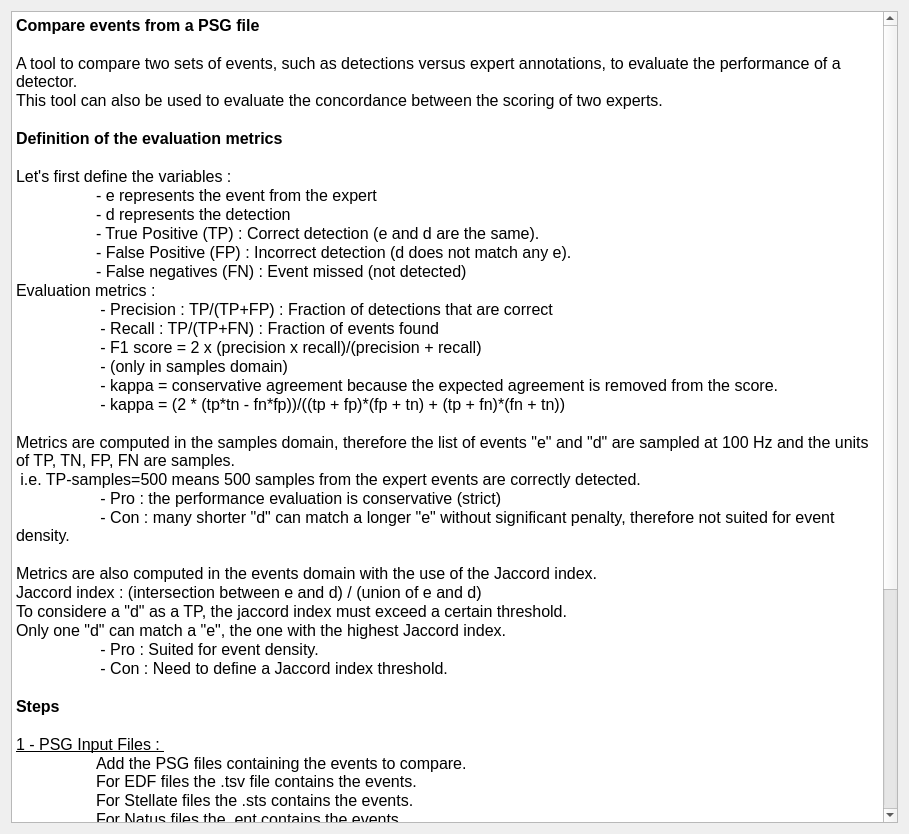
<?xml version="1.0" encoding="UTF-8"?>
<ui version="4.0">
 <class>IntroStep</class>
 <widget class="QWidget" name="IntroStep">
  <property name="geometry">
   <rect>
    <x>0</x>
    <y>0</y>
    <width>909</width>
    <height>834</height>
   </rect>
  </property>
  <property name="windowTitle">
   <string/>
  </property>
  <property name="styleSheet">
   <string>font: 12pt &quot;Roboto&quot;;</string>
  </property>
  <layout class="QVBoxLayout" name="verticalLayout">
   <property name="spacing">
    <number>25</number>
   </property>
   <item>
    <widget class="QTextEdit" name="textEdit">
     <property name="readOnly">
      <bool>true</bool>
     </property>
     <property name="html">
      <string>&lt;!DOCTYPE HTML PUBLIC &quot;-//W3C//DTD HTML 4.0//EN&quot; &quot;http://www.w3.org/TR/REC-html40/strict.dtd&quot;&gt;
&lt;html&gt;&lt;head&gt;&lt;meta name=&quot;qrichtext&quot; content=&quot;1&quot; /&gt;&lt;style type=&quot;text/css&quot;&gt;
p, li { white-space: pre-wrap; }
&lt;/style&gt;&lt;/head&gt;&lt;body style=&quot; font-family:'Roboto'; font-size:12pt; font-weight:400; font-style:normal;&quot;&gt;
&lt;p style=&quot; margin-top:0px; margin-bottom:0px; margin-left:0px; margin-right:0px; -qt-block-indent:0; text-indent:0px;&quot;&gt;&lt;span style=&quot; font-weight:600;&quot;&gt;Compare events from a PSG file&lt;/span&gt;&lt;/p&gt;
&lt;p style=&quot;-qt-paragraph-type:empty; margin-top:0px; margin-bottom:0px; margin-left:0px; margin-right:0px; -qt-block-indent:0; text-indent:0px;&quot;&gt;&lt;br /&gt;&lt;/p&gt;
&lt;p style=&quot; margin-top:0px; margin-bottom:0px; margin-left:0px; margin-right:0px; -qt-block-indent:0; text-indent:0px;&quot;&gt;A tool to compare two sets of events, such as detections versus expert annotations, to evaluate the performance of a detector. &lt;/p&gt;
&lt;p style=&quot; margin-top:0px; margin-bottom:0px; margin-left:0px; margin-right:0px; -qt-block-indent:0; text-indent:0px;&quot;&gt;This tool can also be used to evaluate the concordance between the scoring of two experts.&lt;/p&gt;
&lt;p style=&quot;-qt-paragraph-type:empty; margin-top:0px; margin-bottom:0px; margin-left:0px; margin-right:0px; -qt-block-indent:0; text-indent:0px;&quot;&gt;&lt;br /&gt;&lt;/p&gt;
&lt;p style=&quot; margin-top:0px; margin-bottom:0px; margin-left:0px; margin-right:0px; -qt-block-indent:0; text-indent:0px;&quot;&gt;&lt;span style=&quot; font-weight:600;&quot;&gt;Definition of the evaluation metrics&lt;/span&gt;&lt;/p&gt;
&lt;p style=&quot;-qt-paragraph-type:empty; margin-top:0px; margin-bottom:0px; margin-left:0px; margin-right:0px; -qt-block-indent:0; text-indent:0px; font-weight:600;&quot;&gt;&lt;br /&gt;&lt;/p&gt;
&lt;p style=&quot; margin-top:0px; margin-bottom:0px; margin-left:0px; margin-right:0px; -qt-block-indent:0; text-indent:0px;&quot;&gt;Let's first define the variables :&lt;/p&gt;
&lt;p style=&quot; margin-top:0px; margin-bottom:0px; margin-left:0px; margin-right:0px; -qt-block-indent:0; text-indent:0px;&quot;&gt; 	- e represents the event from the expert&lt;/p&gt;
&lt;p style=&quot; margin-top:0px; margin-bottom:0px; margin-left:0px; margin-right:0px; -qt-block-indent:0; text-indent:0px;&quot;&gt; 	- d represents the detection&lt;/p&gt;
&lt;p style=&quot; margin-top:0px; margin-bottom:0px; margin-left:0px; margin-right:0px; -qt-block-indent:0; text-indent:0px;&quot;&gt;	- True Positive (TP) : Correct detection (e and d are the same).&lt;/p&gt;
&lt;p style=&quot; margin-top:0px; margin-bottom:0px; margin-left:0px; margin-right:0px; -qt-block-indent:0; text-indent:0px;&quot;&gt; 	- False Positive (FP) : Incorrect detection (d does not match any e).&lt;/p&gt;
&lt;p style=&quot; margin-top:0px; margin-bottom:0px; margin-left:0px; margin-right:0px; -qt-block-indent:0; text-indent:0px;&quot;&gt;	- False negatives (FN) : Event missed (not detected)&lt;/p&gt;
&lt;p style=&quot; margin-top:0px; margin-bottom:0px; margin-left:0px; margin-right:0px; -qt-block-indent:0; text-indent:0px;&quot;&gt;Evaluation metrics : &lt;/p&gt;
&lt;p style=&quot; margin-top:0px; margin-bottom:0px; margin-left:0px; margin-right:0px; -qt-block-indent:0; text-indent:0px;&quot;&gt;	 - Precision : TP/(TP+FP) : Fraction of detections that are correct&lt;/p&gt;
&lt;p style=&quot; margin-top:0px; margin-bottom:0px; margin-left:0px; margin-right:0px; -qt-block-indent:0; text-indent:0px;&quot;&gt;	 - Recall : TP/(TP+FN) : Fraction of events found&lt;/p&gt;
&lt;p style=&quot; margin-top:0px; margin-bottom:0px; margin-left:0px; margin-right:0px; -qt-block-indent:0; text-indent:0px;&quot;&gt;	 - F1 score = 2 x (precision x recall)/(precision + recall)&lt;/p&gt;
&lt;p style=&quot; margin-top:0px; margin-bottom:0px; margin-left:0px; margin-right:0px; -qt-block-indent:0; text-indent:0px;&quot;&gt;	 - (only in samples domain) &lt;/p&gt;
&lt;p style=&quot; margin-top:0px; margin-bottom:0px; margin-left:0px; margin-right:0px; -qt-block-indent:0; text-indent:0px;&quot;&gt;	 - kappa = conservative agreement because the expected agreement is removed from the score.&lt;/p&gt;
&lt;p style=&quot; margin-top:0px; margin-bottom:0px; margin-left:0px; margin-right:0px; -qt-block-indent:0; text-indent:0px;&quot;&gt;	 - kappa = (2 * (tp*tn - fn*fp))/((tp + fp)*(fp + tn) + (tp + fn)*(fn + tn))&lt;/p&gt;
&lt;p style=&quot;-qt-paragraph-type:empty; margin-top:0px; margin-bottom:0px; margin-left:0px; margin-right:0px; -qt-block-indent:0; text-indent:0px;&quot;&gt;&lt;br /&gt;&lt;/p&gt;
&lt;p style=&quot; margin-top:0px; margin-bottom:0px; margin-left:0px; margin-right:0px; -qt-block-indent:0; text-indent:0px;&quot;&gt;Metrics are computed in the samples domain, therefore the list of events &amp;quot;e&amp;quot; and &amp;quot;d&amp;quot; are sampled at 100 Hz and the units of TP, TN, FP, FN are samples. &lt;/p&gt;
&lt;p style=&quot; margin-top:0px; margin-bottom:0px; margin-left:0px; margin-right:0px; -qt-block-indent:0; text-indent:0px;&quot;&gt; i.e. TP-samples=500 means 500 samples from the expert events are correctly detected. &lt;/p&gt;
&lt;p style=&quot; margin-top:0px; margin-bottom:0px; margin-left:0px; margin-right:0px; -qt-block-indent:0; text-indent:0px;&quot;&gt;	 - Pro : the performance evaluation is conservative (strict)&lt;/p&gt;
&lt;p style=&quot; margin-top:0px; margin-bottom:0px; margin-left:0px; margin-right:0px; -qt-block-indent:0; text-indent:0px;&quot;&gt;	 - Con : many shorter &amp;quot;d&amp;quot; can match a longer &amp;quot;e&amp;quot; without significant penalty, therefore not suited for event density.&lt;/p&gt;
&lt;p style=&quot;-qt-paragraph-type:empty; margin-top:0px; margin-bottom:0px; margin-left:0px; margin-right:0px; -qt-block-indent:0; text-indent:0px;&quot;&gt;&lt;br /&gt;&lt;/p&gt;
&lt;p style=&quot; margin-top:0px; margin-bottom:0px; margin-left:0px; margin-right:0px; -qt-block-indent:0; text-indent:0px;&quot;&gt;Metrics are also computed in the events domain with the use of the Jaccord index. &lt;/p&gt;
&lt;p style=&quot; margin-top:0px; margin-bottom:0px; margin-left:0px; margin-right:0px; -qt-block-indent:0; text-indent:0px;&quot;&gt;Jaccord index : (intersection between e and d) / (union of e and d)&lt;/p&gt;
&lt;p style=&quot; margin-top:0px; margin-bottom:0px; margin-left:0px; margin-right:0px; -qt-block-indent:0; text-indent:0px;&quot;&gt;To considere a &amp;quot;d&amp;quot; as a TP, the jaccord index must exceed a certain threshold.&lt;/p&gt;
&lt;p style=&quot; margin-top:0px; margin-bottom:0px; margin-left:0px; margin-right:0px; -qt-block-indent:0; text-indent:0px;&quot;&gt;Only one &amp;quot;d&amp;quot; can match a &amp;quot;e&amp;quot;, the one with the highest Jaccord index.&lt;/p&gt;
&lt;p style=&quot; margin-top:0px; margin-bottom:0px; margin-left:0px; margin-right:0px; -qt-block-indent:0; text-indent:0px;&quot;&gt;	 - Pro : Suited for event density.&lt;/p&gt;
&lt;p style=&quot; margin-top:0px; margin-bottom:0px; margin-left:0px; margin-right:0px; -qt-block-indent:0; text-indent:0px;&quot;&gt;	 - Con : Need to define a Jaccord index threshold.&lt;/p&gt;
&lt;p style=&quot;-qt-paragraph-type:empty; margin-top:0px; margin-bottom:0px; margin-left:0px; margin-right:0px; -qt-block-indent:0; text-indent:0px;&quot;&gt;&lt;br /&gt;&lt;/p&gt;
&lt;p style=&quot; margin-top:0px; margin-bottom:0px; margin-left:0px; margin-right:0px; -qt-block-indent:0; text-indent:0px;&quot;&gt;&lt;span style=&quot; font-weight:600;&quot;&gt;Steps&lt;/span&gt;&lt;/p&gt;
&lt;p style=&quot;-qt-paragraph-type:empty; margin-top:0px; margin-bottom:0px; margin-left:0px; margin-right:0px; -qt-block-indent:0; text-indent:0px;&quot;&gt;&lt;br /&gt;&lt;/p&gt;
&lt;p style=&quot; margin-top:0px; margin-bottom:0px; margin-left:0px; margin-right:0px; -qt-block-indent:0; text-indent:0px;&quot;&gt;&lt;span style=&quot; text-decoration: underline;&quot;&gt;1 - PSG Input Files : &lt;/span&gt;&lt;/p&gt;
&lt;p style=&quot; margin-top:0px; margin-bottom:0px; margin-left:0px; margin-right:0px; -qt-block-indent:0; text-indent:0px;&quot;&gt;	Add the PSG files containing the events to compare.&lt;br /&gt;	For EDF files the .tsv file contains the events.&lt;/p&gt;
&lt;p style=&quot; margin-top:0px; margin-bottom:0px; margin-left:0px; margin-right:0px; -qt-block-indent:0; text-indent:0px;&quot;&gt;	For Stellate files the .sts contains the events.&lt;/p&gt;
&lt;p style=&quot; margin-top:0px; margin-bottom:0px; margin-left:0px; margin-right:0px; -qt-block-indent:0; text-indent:0px;&quot;&gt;	For Natus files the .ent contains the events.&lt;/p&gt;
&lt;p style=&quot;-qt-paragraph-type:empty; margin-top:0px; margin-bottom:0px; margin-left:0px; margin-right:0px; -qt-block-indent:0; text-indent:0px;&quot;&gt;&lt;br /&gt;&lt;/p&gt;
&lt;p style=&quot; margin-top:0px; margin-bottom:0px; margin-left:0px; margin-right:0px; -qt-block-indent:0; text-indent:0px;&quot;&gt;&lt;span style=&quot; text-decoration: underline;&quot;&gt;2 - Expert Annotation :&lt;/span&gt;&lt;/p&gt;
&lt;p style=&quot; margin-top:0px; margin-bottom:0px; margin-left:0px; margin-right:0px; -qt-block-indent:0; text-indent:0px;&quot;&gt;	Select for each PSG file the expert events as gold standard.&lt;/p&gt;
&lt;p style=&quot;-qt-paragraph-type:empty; margin-top:0px; margin-bottom:0px; margin-left:0px; margin-right:0px; -qt-block-indent:0; text-indent:0px;&quot;&gt;&lt;br /&gt;&lt;/p&gt;
&lt;p style=&quot; margin-top:0px; margin-bottom:0px; margin-left:0px; margin-right:0px; -qt-block-indent:0; text-indent:0px;&quot;&gt;&lt;span style=&quot; text-decoration: underline;&quot;&gt;3 - Detection Event :&lt;/span&gt;&lt;/p&gt;
&lt;p style=&quot; margin-top:0px; margin-bottom:0px; margin-left:0px; margin-right:0px; -qt-block-indent:0; text-indent:0px;&quot;&gt;	Select for each PSG file the detections to be compared against the expert events. &lt;/p&gt;
&lt;p style=&quot;-qt-paragraph-type:empty; margin-top:0px; margin-bottom:0px; margin-left:0px; margin-right:0px; -qt-block-indent:0; text-indent:0px;&quot;&gt;&lt;br /&gt;&lt;/p&gt;
&lt;p style=&quot; margin-top:0px; margin-bottom:0px; margin-left:0px; margin-right:0px; -qt-block-indent:0; text-indent:0px;&quot;&gt;&lt;span style=&quot; text-decoration: underline;&quot;&gt;4 - Output Files : &lt;/span&gt;&lt;/p&gt;
&lt;p style=&quot;-qt-paragraph-type:empty; margin-top:0px; margin-bottom:0px; margin-left:0px; margin-right:0px; -qt-block-indent:0; text-indent:0px; text-decoration: underline;&quot;&gt;&lt;br /&gt;&lt;/p&gt;
&lt;p style=&quot; margin-top:0px; margin-bottom:0px; margin-left:0px; margin-right:0px; -qt-block-indent:0; text-indent:0px;&quot;&gt;&lt;span style=&quot; font-weight:600;&quot;&gt;	&lt;/span&gt;Select the sleep stages to perform the comparison in. (I.e. N2 for sleep spindles.)&lt;/p&gt;
&lt;p style=&quot; margin-top:0px; margin-bottom:0px; margin-left:0px; margin-right:0px; -qt-block-indent:0; text-indent:0px;&quot;&gt;	Define the jaccord index threhold to compute the performance evaluation. &lt;/p&gt;
&lt;p style=&quot; margin-top:0px; margin-bottom:0px; margin-left:0px; margin-right:0px; -qt-block-indent:0; text-indent:0px;&quot;&gt;	The output performance file is written in the same directory as the PSG file.&lt;/p&gt;
&lt;p style=&quot; margin-top:0px; margin-bottom:0px; margin-left:0px; margin-right:0px; -qt-block-indent:0; text-indent:0px;&quot;&gt;	The output file is named as the PSG file with an additional suffix &amp;quot;_perf&amp;quot; and the extension .tsv.&lt;/p&gt;
&lt;p style=&quot; margin-top:0px; margin-bottom:0px; margin-left:0px; margin-right:0px; -qt-block-indent:0; text-indent:0px;&quot;&gt;	One evaluation file per PSG file is generated, one column per channel and one row per metric.&lt;/p&gt;
&lt;p style=&quot;-qt-paragraph-type:empty; margin-top:0px; margin-bottom:0px; margin-left:0px; margin-right:0px; -qt-block-indent:0; text-indent:0px;&quot;&gt;&lt;br /&gt;&lt;/p&gt;
&lt;p style=&quot;-qt-paragraph-type:empty; margin-top:0px; margin-bottom:0px; margin-left:0px; margin-right:0px; -qt-block-indent:0; text-indent:0px;&quot;&gt;&lt;br /&gt;&lt;/p&gt;&lt;/body&gt;&lt;/html&gt;</string>
     </property>
    </widget>
   </item>
  </layout>
 </widget>
 <resources>
  <include location="../../../../../scinodes_poc/src/main/python/ui/themes/themes.qrc"/>
 </resources>
 <connections/>
</ui>
